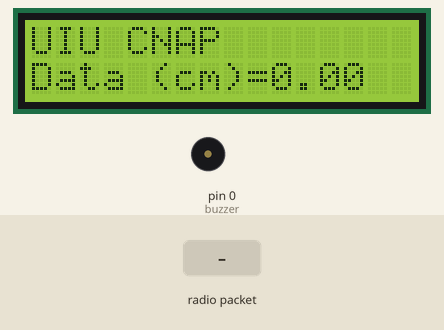
A sketch run on a simulated Arduino Uno, built with avr-gcc and run on an emulated ATmega328P. Parts: 16×2 character LCD, buzzer (waves = sounding). The inputs (shaded band) are chosen by the test bench. No radio packets arrive unless stated.

Above: at 3.2 s.
3.3 s: radio packet "90" arrives
At 5.2 s:
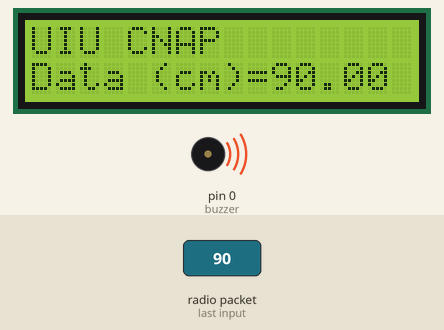
5.5 s: radio packet "5" arrives
At 7.2 s:
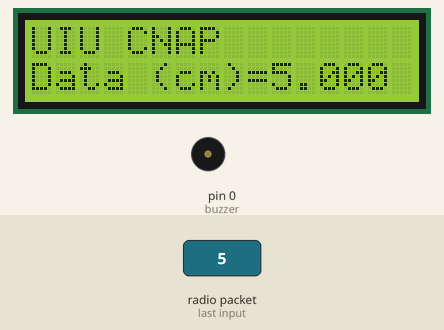
7.5 s: radio packet "200" arrives
At 9.0 s:
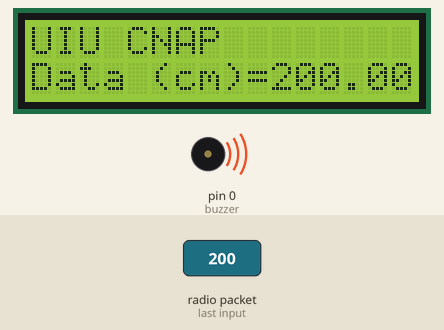
Timing chart, 0 to 10.5 s (numbered marks = the images above; inputs shaded):
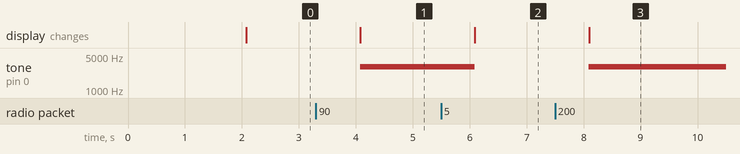

Measured:
- after the input at 3.3 s, tone on pin 0 (buzzer): silent → 3000 Hz after 0.78 s; the display: changes after 0.78 s (image 1)
- after the input at 5.5 s, tone on pin 0 (buzzer): 3000 Hz → silent after 0.59 s; the display: changes after 0.59 s (image 2)
- after the input at 7.5 s, tone on pin 0 (buzzer): silent → 3000 Hz after 0.59 s; the display: changes after 0.60 s (image 3)

The sketch:

NRF24-receiver.ino
```cpp
#include <SPI.h>
#include <nRF24L01.h>
#include <RF24.h>
#include <LiquidCrystal.h>

const int buzzer = 0; //buzzer pin
const int freq = 3000;  //1KHz
const int rs = 7, en = 6, d4 = 2, d5 = 3, d6 = 4, d7 = 5;
LiquidCrystal lcd(rs, en, d4, d5, d6, d7);
float a=0;

// define the pins
#define CE_PIN   8
#define CSN_PIN 9

// Create a Radio
RF24 radio(CE_PIN, CSN_PIN);

// The tx/rx address
const byte rxAddr[6] = "00001";

void setup(){
  lcd.begin(16, 2);
  radio.begin();
  pinMode(buzzer, OUTPUT);
  noTone(buzzer);
  lcd.print("Initialize");
  radio.setPALevel(RF24_PA_HIGH);   // RF24_PA_MIN ,RF24_PA_LOW, RF24_PA_HIGH, RF24_PA_MAX
  radio.setDataRate( RF24_250KBPS ); // RF24_250KBPS, RF24_1MBPS, RF24_2MBPS

  // Set the reading pipe and start listening
  radio.openReadingPipe(0, rxAddr);
  radio.startListening();
  delay(2000);
  lcd.clear();
}

void loop(){
  if (radio.available()){
    char text[100] = {0};
    radio.read(&text, sizeof(text));
    a =atoi(text);
  }

  if(a>15){ tone(buzzer, freq);}
  else {  noTone(buzzer);      }

  lcd.setCursor(0, 0);
  lcd.print("UIU CNAP");
  lcd.setCursor(0, 1);
  lcd.print("Data (cm)=");
  lcd.print(a);
  delay(1000);
}
```
